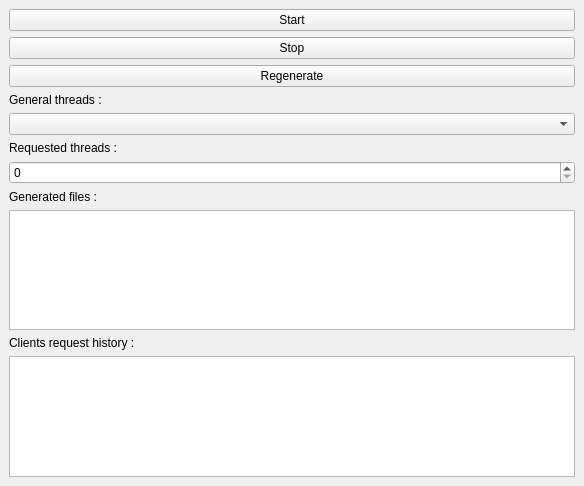
<?xml version="1.0" encoding="UTF-8"?>
<ui version="4.0">
 <class>MainWindow</class>
 <widget class="QMainWindow" name="MainWindow">
  <property name="enabled">
   <bool>true</bool>
  </property>
  <property name="geometry">
   <rect>
    <x>0</x>
    <y>0</y>
    <width>584</width>
    <height>486</height>
   </rect>
  </property>
  <property name="windowTitle">
   <string>Thread Manager</string>
  </property>
  <widget class="QWidget" name="centralwidget">
   <layout class="QVBoxLayout" name="verticalLayout">
    <item>
     <widget class="QPushButton" name="startButton">
      <property name="text">
       <string>Start</string>
      </property>
     </widget>
    </item>
    <item>
     <widget class="QPushButton" name="stopButton">
      <property name="text">
       <string>Stop</string>
      </property>
     </widget>
    </item>
    <item>
     <widget class="QPushButton" name="regenerateButton">
      <property name="text">
       <string>Regenerate</string>
      </property>
     </widget>
    </item>
    <item>
     <widget class="QLabel" name="label">
      <property name="text">
       <string>General threads :</string>
      </property>
     </widget>
    </item>
    <item>
     <widget class="QComboBox" name="comboBox">
      <property name="currentIndex">
       <number>-1</number>
      </property>
     </widget>
    </item>
    <item>
     <widget class="QLabel" name="label_2">
      <property name="text">
       <string>Requested threads :</string>
      </property>
     </widget>
    </item>
    <item>
     <widget class="QSpinBox" name="spinBox"/>
    </item>
    <item>
     <widget class="QLabel" name="label_4">
      <property name="text">
       <string>Generated files :</string>
      </property>
     </widget>
    </item>
    <item>
     <widget class="QTextEdit" name="generatedFilesHistory">
      <property name="readOnly">
       <bool>true</bool>
      </property>
     </widget>
    </item>
    <item>
     <widget class="QLabel" name="label_3">
      <property name="text">
       <string>Clients request history :</string>
      </property>
     </widget>
    </item>
    <item>
     <widget class="QTextEdit" name="requestHistory">
      <property name="frameShape">
       <enum>QFrame::StyledPanel</enum>
      </property>
      <property name="lineWidth">
       <number>1</number>
      </property>
      <property name="readOnly">
       <bool>true</bool>
      </property>
     </widget>
    </item>
   </layout>
  </widget>
 </widget>
 <resources/>
 <connections/>
</ui>
